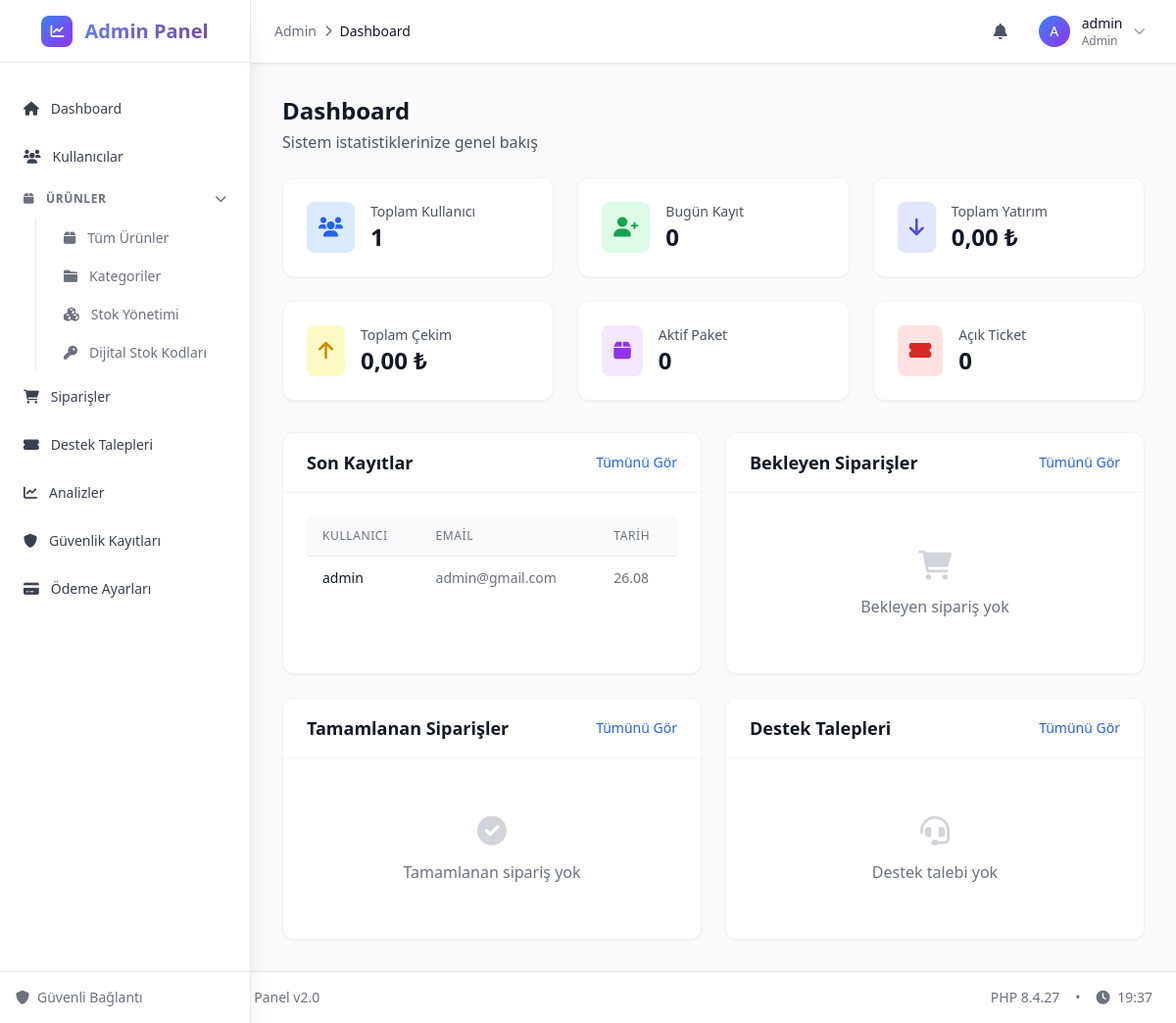
Page /admin/index (signed in) on the committed database.
### tables this page shows
CREATE TABLE `uyeler` (
  `uye_id` int(11) NOT NULL,
  `uye_adi` varchar(200) NOT NULL,
  `uye_sifre` varchar(200) NOT NULL,
  `uye_eposta` varchar(200) NOT NULL,
  `uye_tarih` timestamp NOT NULL DEFAULT current_timestamp(),
  `uye_rutbe` int(11) NOT NULL DEFAULT 0,
  `uye_onay` int(11) NOT NULL DEFAULT 0,
  `uye_hakkimda` varchar(500) NOT NULL,
  `uye_2fa_enabled` tinyint(1) DEFAULT 0,
  `uye_2fa_secret` varchar(255) DEFAULT NULL
);

### admin/index.php (the view, shortened to what the rows shown need)
<?php
require_once __DIR__ . '/../config.php';
$stmt = $db->prepare("SELECT * FROM uyeler WHERE uye_id = ? AND uye_rutbe = 1 AND uye_onay = 1");
$stmt->execute([$_SESSION['user_id']]);
$admin = $stmt->fetch();
$recentUsers = $db->query("SELECT uye_adi as username, uye_eposta as email, uye_tarih as created_at FROM uyeler ORDER BY uye_tarih DESC LIMIT 5")->fetchAll();
include_once __DIR__ . '/includes/header.php';
?>
<div class="flex-1 overflow-auto bg-gray-50">
    <div class="max-w-7xl mx-auto px-4 sm:px-6 lg:px-8 py-8">
        <div class="mb-6">
            <h1 class="text-2xl font-bold text-gray-900">Dashboard</h1>
        </div>
        <div class="grid grid-cols-1 lg:grid-cols-2 gap-6">
            <div class="bg-white rounded-xl shadow-sm border border-gray-100">
                <div class="px-6 py-4 border-b border-gray-100 flex items-center justify-between">
                    <h2 class="text-lg font-semibold text-gray-900">Son Kayıtlar</h2>
                </div>
                <div class="p-6">
                    <?php if (empty($recentUsers)): ?>
                        <div class="text-center py-8">
                            <i class="fas fa-users text-3xl text-gray-300 mb-3"></i>
                            <p class="text-gray-500">Henüz kullanıcı yok</p>
                        </div>
                    <?php else: ?>
                        <div class="overflow-x-auto">
                            <table class="min-w-full divide-y divide-gray-200">
                                <thead class="bg-gray-50">
                                    <tr>
                                        <th class="px-4 py-3 text-left text-xs font-medium text-gray-500 uppercase tracking-wider">Kullanıcı</th>
                                        <th class="px-4 py-3 text-left text-xs font-medium text-gray-500 uppercase tracking-wider">Email</th>
                                        <th class="px-4 py-3 text-left text-xs font-medium text-gray-500 uppercase tracking-wider">Tarih</th>
                                    </tr>
                                </thead>
                                <tbody class="bg-white divide-y divide-gray-200">
                                    <?php foreach ($recentUsers as $user): ?>
                                        <tr class="hover:bg-gray-50">
                                            <td class="px-4 py-3 text-sm font-medium text-gray-900"><?php echo clean($user['username']); ?></td>
                                            <td class="px-4 py-3 text-sm text-gray-500"><?php echo clean($user['email']); ?></td>
                                            <td class="px-4 py-3 text-sm text-gray-500"><?php echo date('d.m', strtotime($user['created_at'])); ?></td>
                                        </tr>
                                    <?php endforeach; ?>
                                </tbody>
                            </table>
                        </div>
                    <?php endif; ?>
                </div>
            </div>
            <div class="bg-white rounded-xl shadow-sm border border-gray-100">
                <div class="px-6 py-4 border-b border-gray-100 flex items-center justify-between">
                    <h2 class="text-lg font-semibold text-gray-900">Bekleyen Siparişler</h2>
                </div>
            </div>
            <div class="bg-white rounded-xl shadow-sm border border-gray-100">
                <div class="px-6 py-4 border-b border-gray-100 flex items-center justify-between">
                    <h2 class="text-lg font-semibold text-gray-900">Tamamlanan Siparişler</h2>
                </div>
            </div>
            <div class="bg-white rounded-xl shadow-sm border border-gray-100">
                <div class="px-6 py-4 border-b border-gray-100 flex items-center justify-between">
                    <h2 class="text-lg font-semibold text-gray-900">Destek Talepleri</h2>
                </div>
            </div>
        </div>
    </div>
</div>
<?php include_once __DIR__ . '/includes/footer.php'; ?>

### admin/includes/header.php (shortened to what the rows shown need)
<!DOCTYPE html>
<html lang="tr" class="h-full bg-gray-50">
<head>
    <script src="https://cdn.tailwindcss.com"></script>
    <link rel="stylesheet" href="https://cdnjs.cloudflare.com/ajax/libs/font-awesome/6.0.0/css/all.min.css">
</head>
<body class="h-full">
    <div class="min-h-full flex">
        <div class="flex-1 flex flex-col" id="main-content">
            <header class="bg-white shadow-sm border-b border-gray-200 z-40">
                <div class="flex items-center justify-between h-16 px-6">
                    <div class="flex items-center space-x-4">
                        <div class="relative" x-data="{ open: false }" @click.outside="open = false">
                            <button @click="open = !open" class="flex items-center space-x-3 p-2 rounded-lg hover:bg-gray-100" id="user-menu-button">
                                <div class="w-8 h-8 bg-gradient-to-br from-blue-500 to-purple-600 rounded-full flex items-center justify-center">
                                    <span class="text-white font-medium text-sm">
                                        <?php echo strtoupper(substr($admin['uye_adi'] ?? 'A', 0, 1)); ?>
                                    </span>
                                </div>
                                <div class="hidden lg:block text-left">
                                    <p class="text-sm font-medium text-gray-900"><?php echo htmlspecialchars($admin['uye_adi'] ?? 'Admin'); ?></p>
                                    <p class="text-xs text-gray-500">Admin</p>
                                </div>
                            </button>
                        </div>
                    </div>
                </div>
            </header>

### rows in the picture
uyeler: uye_adi "A", uye_adi "admin", uye_eposta "admin@gmail.com", uye_tarih "26.08"

### other values in the picture
$page_title "Dashboard"
$stats['total_users'] "1"
$stats['new_users_today'] "0"
formatCurrency($stats['total_deposits']) "0,00 ₺"
formatCurrency($stats['total_withdrawals']) "0,00 ₺"
$stats['active_packages'] "0"
$stats['open_tickets'] "0"
PHP_VERSION "8.4.27"
